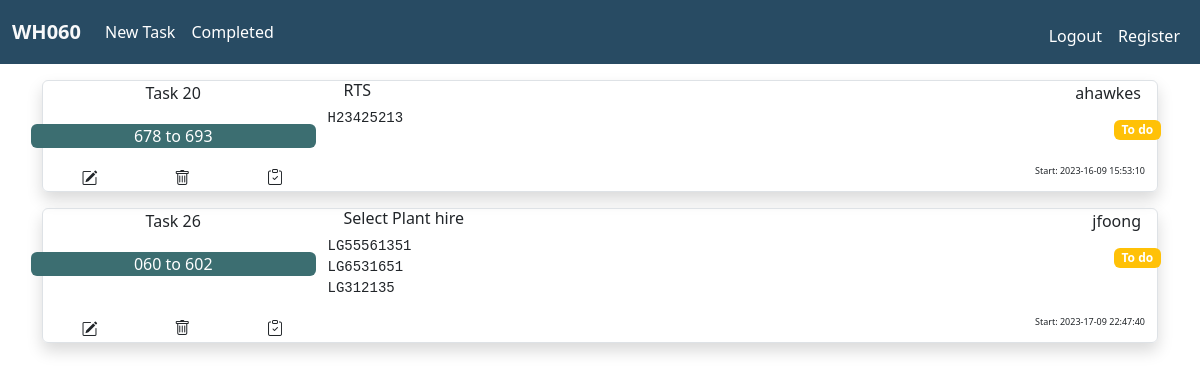
Before: / (signed in) with the older database file.
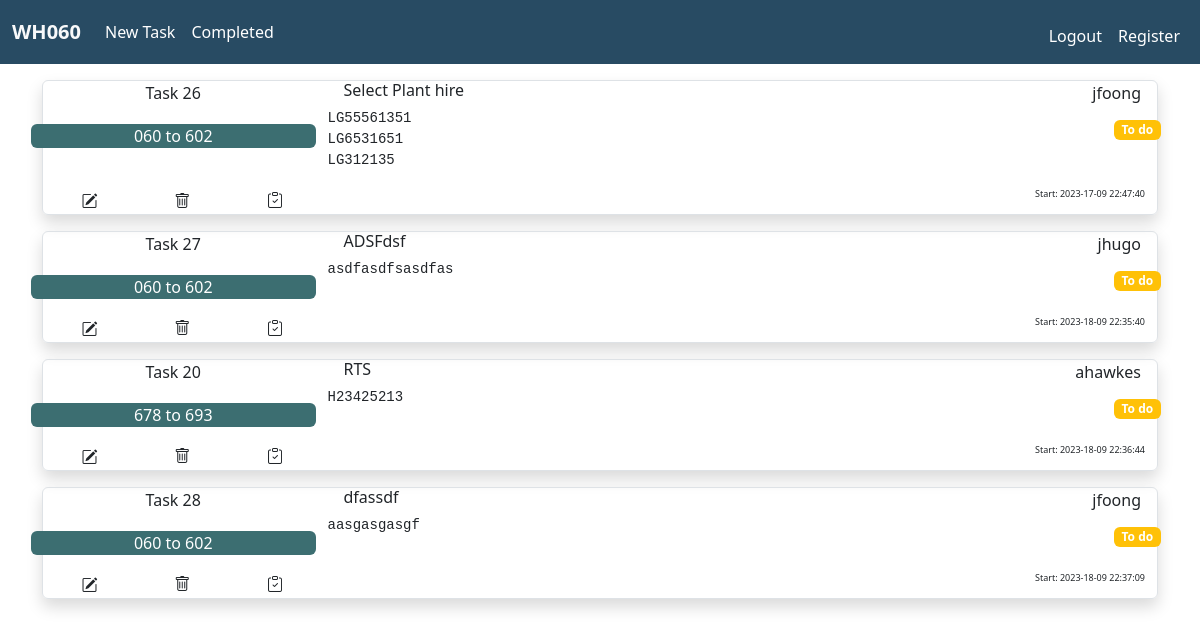
After: the same page with the newer database file.
### tables this page shows
CREATE TABLE tasks (task_id INTEGER PRIMARY KEY AUTOINCREMENT NOT NULL, user_id INTEGER NOT NULL, task_name TEXT NOT NULL, reference TEXT NOT NULL, task TEXT NOT NULL, datetime DATETIME, status TEXT DEFAULT "To do", completed_datetime DATETIME, FOREIGN KEY (user_id) REFERENCES users(id));

CREATE TABLE users (id INTEGER PRIMARY KEY AUTOINCREMENT NOT NULL, username TEXT NOT NULL);

### app.py (the view)
@app.route("/")
@login_required
def index():
    conn = sqlite3.connect(my_file)
    conn.row_factory = sqlite3.Row
    cur = conn.cursor()
    res = cur.execute(
        "SELECT * FROM tasks JOIN users ON id = user_id WHERE status = 'To do' ORDER BY datetime"
    )
    tasks = res.fetchall()
    cur.close()
    conn.close()
    return render_template("index.html", tasks=tasks)

### app.py (called while the page is built)
@app.after_request
def after_request(response):
    response.headers["Cache-Control"] = "no-cache, no-store, must-revalidate"
    response.headers["Expires"] = 0
    response.headers["Pragma"] = "no-cache"
    return response

### helpers.py (called while the page is built)
def login_required(f):
    @wraps(f)
    def decorated_function(*args, **kwargs):
        if session.get("user_id") is None:
            return redirect("/login")
        return f(*args, **kwargs)
    return decorated_function

### templates/index.html (shortened to what this page needs)
{% extends "layout.html" %}
{% block main %}
{% for task in tasks %}
<div class="container px-0 my-3 border shadow text-center rounded">
  <div class="row no-gutters px-0">
    <div class="col-3 px-0">
      <span>Task {{ task.task_id }}</span>
    </div>
    <div class="col">
      <h6 class="text-start mx-3">{{ task.reference }}</h6>
    </div>
    <div class="col-3 d-flex justify-content-end">
      <span class="pe-3">{{ task.username }} </span>
    </div>
  </div>
  <div class="row no-gutters">
    <div class="col-3 rounded my-3 p-0">
      <div class="container rounded px-2 task_name_box">
      <span>{{ task.task_name }}</span>
      </div>
    </div>
    <div class="col-6 text-start">
      <pre class="task_text">
            {{ task.task }}
      </pre>
    </div>
    <div class="col-3 text-end p-2">
      <span class="badge bg-warning">{{ task.status }}</span>
    </div>
  </div>
  <div class="container">
    <div class="row no-gutters p-0">
      <div class="col-1 d-flex justify-content-center rounded-start p-0 m-0">
        <form action="/edittask" method="get">
          <button type="submit" class="btn m-0 p-0" name=task_id value="{{ task.task_id }}">
              <i class="bi bi-pencil-square"></i></button>
        </form>
      </div>
      <div class="col-1 d-flex justify-content-center px-0 m-0">
        <button type="button" class="btn m-0 p-0" data-bs-toggle="modal" data-bs-target="#confirmdelete_{{ task.task_id }}"><i
            class="bi bi-trash"></i></button>
      </div>
      <div class="col-1 d-flex justify-content-center px-0 m-0">
        <form action="/completetask" method="post">
          <button type="submit" class="btn m-0 p-0 d-flex flex-row-reverse" name=task_id value="{{ task.task_id }}"><i
              class="bi bi-clipboard-check"></i></button>
        </form>
      </div>
      <div class="col-6">
      </div>
      <div class="col-3 d-flex justify-content-end">
        <span class="date_time">Start: {{ task.datetime }}</span>
      </div>
    </div>
  </div>
</div>
{% endfor %}
{% endblock %}

### templates/layout.html (shortened to what this page needs)
<!DOCTYPE html>
<html lang="en">
<head>
  <link href="https://cdn.jsdelivr.net/npm/bootstrap@5.3.1/dist/css/bootstrap.min.css" rel="stylesheet"
>
  <link rel="stylesheet" href="https://cdn.jsdelivr.net/npm/bootstrap-icons@1.10.5/font/bootstrap-icons.css">
  <link rel="stylesheet" href='/static/style.css' />
</head>
<body>
  <nav class="navbar navbar-expand-lg" data-bs-theme="dark">
    <div class="container-xxl">
      <a href="/" class="navbar-brand">
        <span class="fw-bold text-light">WH060</span>
      </a>
      <div class="collapse navbar-collapse align-center" id="main-nav">
        {% if session["user_id"] %}
        <ul class="navbar-nav">
          <li class="nav-item">
            <a class="nav-link" href="/newtask">New Task</a>
          </li>
          <li class="nav-item">
            <a class="nav-link" href="/completed">Completed</a>
          </li>
        </ul>
        <ul class="navbar-nav ms-auto mt-2">
          <li class="nav-item">
            <a class="nav-link" href="/logout">Logout</a>
          </li>
        </ul>
            {% else %}
          <ul class="navbar-nav ms-auto mt-2">
            <li class="nav-item">
              <a class="nav-link" href="/login">Login</a>
            </li>
          </ul>
            {% endif %}
        {% if session["admin"] == true %}
          <ul class="navbar-nav mt-2">
            <li class="nav-item">
              <a class="nav-link" href="/register">Register</a>
            </li>
          </ul>
        {% endif %}
      </div>
  </nav>
  <main class="container text-center">
    {% block main %}{% endblock %}
  </main>
</body>
</html>

### static/style.css (style rules this page uses)
.task_name_box { background-color: #3C6E71; color: #ffffff; }
.task_text { white-space: pre-line; }
.date_time { font-size: xx-small; }
.navbar { background-color: #284B63; color: white; }
.nav-link { color: white; }

Changed rows visible on the page:
shown differently, row unchanged: tasks "Select Plant hire": moves up the list
added tasks: task_id "27", reference "ADSFdsf", username "jhugo", task_name "060 to 602", task "asdfasdfsasdfas", status "To do", datetime "2023-18-09 22:35:40"
changed tasks "RTS": datetime "2023-16-09 15:53:10" → "2023-18-09 22:36:44"
added tasks: task_id "28", reference "dfassdf", username "jfoong", task_name "060 to 602", task "aasgasgasgf", status "To do", datetime "2023-18-09 22:37:09"
